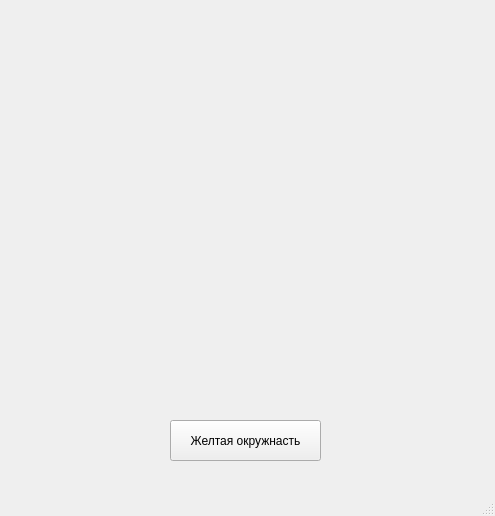
<?xml version="1.0" encoding="UTF-8"?>
<ui version="4.0">
 <class>MainWindow</class>
 <widget class="QMainWindow" name="MainWindow">
  <property name="geometry">
   <rect>
    <x>0</x>
    <y>0</y>
    <width>495</width>
    <height>516</height>
   </rect>
  </property>
  <property name="windowTitle">
   <string>MainWindow</string>
  </property>
  <widget class="QWidget" name="centralwidget">
   <widget class="QPushButton" name="btn">
    <property name="geometry">
     <rect>
      <x>170</x>
      <y>420</y>
      <width>151</width>
      <height>41</height>
     </rect>
    </property>
    <property name="text">
     <string>Желтая окружнасть</string>
    </property>
   </widget>
  </widget>
  <widget class="QMenuBar" name="menubar">
   <property name="geometry">
    <rect>
     <x>0</x>
     <y>0</y>
     <width>495</width>
     <height>21</height>
    </rect>
   </property>
  </widget>
  <widget class="QStatusBar" name="statusbar"/>
 </widget>
 <resources/>
 <connections/>
</ui>
